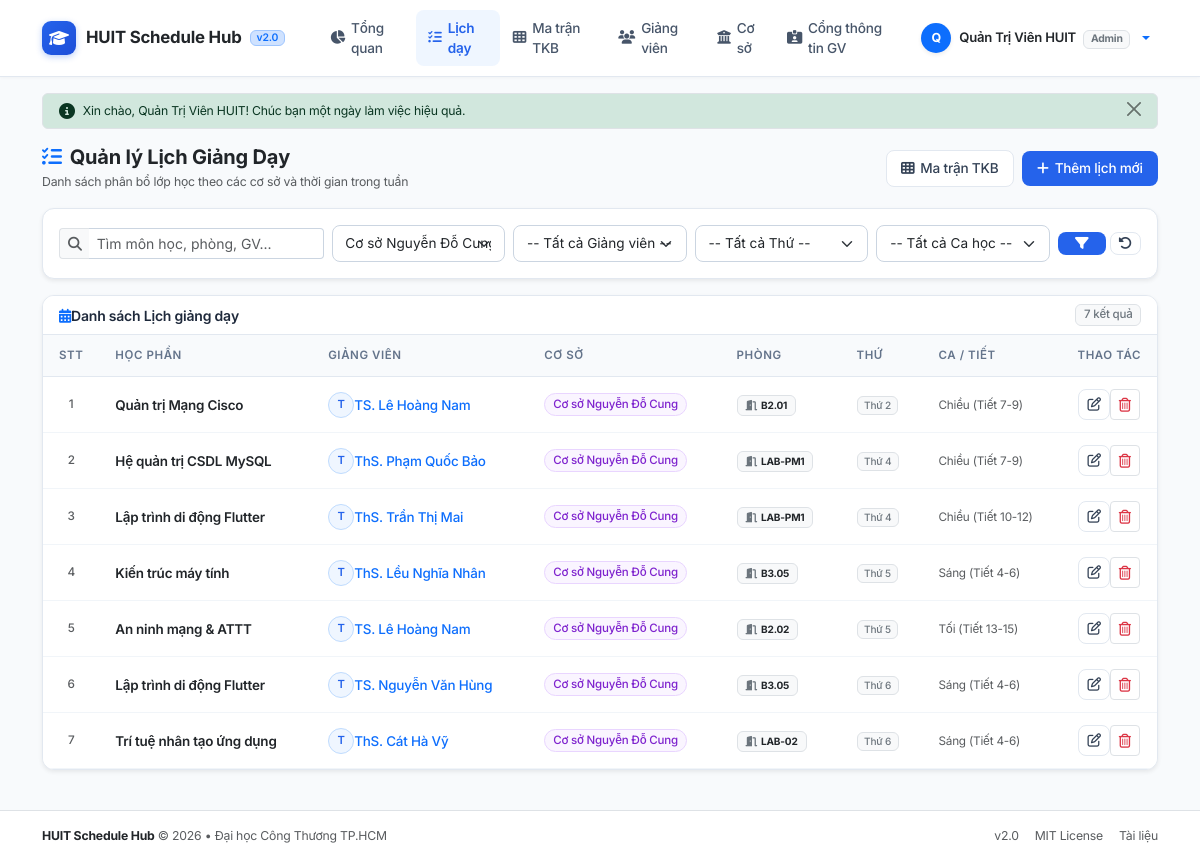
The app's page /index.php?controller=schedule&action=index&branch_id=3 (signed in), older data.
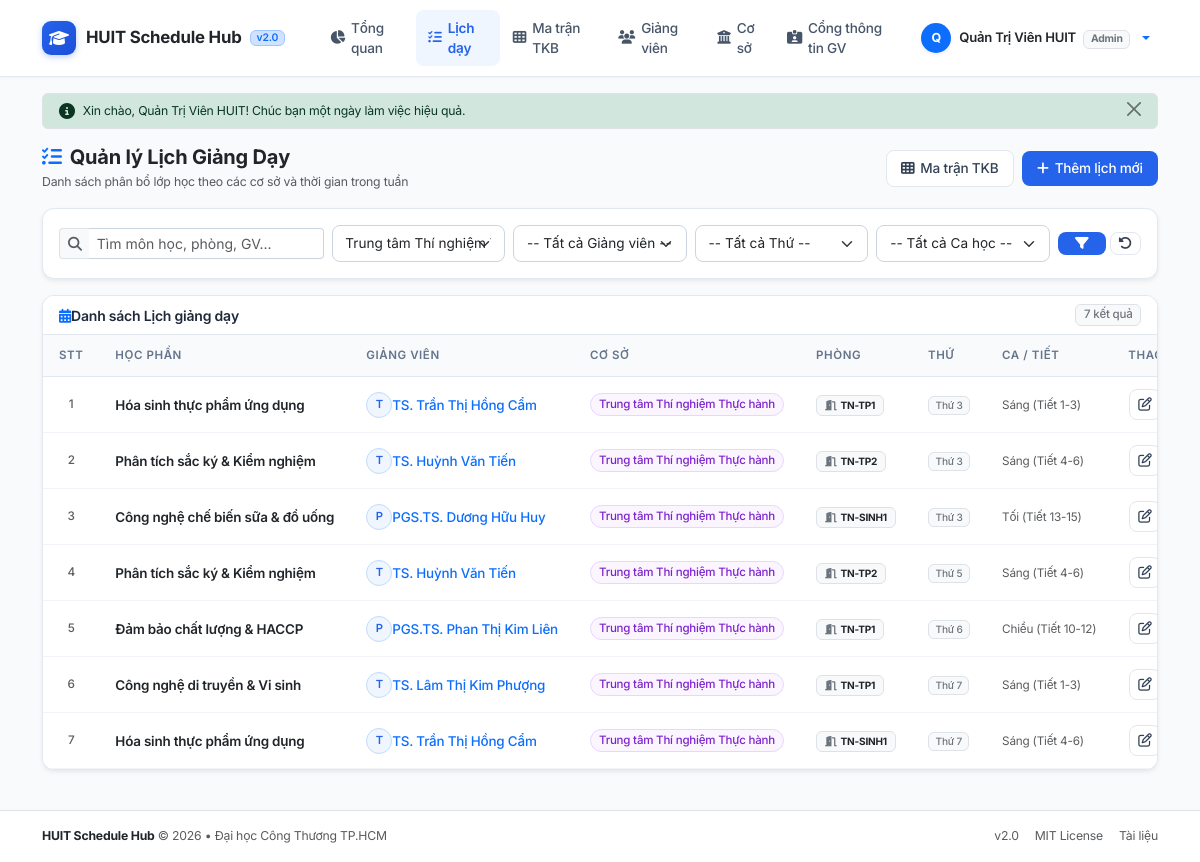
The same page, newer data.
### tables this page shows
CREATE TABLE IF NOT EXISTS `schedules` (
    `id` INT AUTO_INCREMENT PRIMARY KEY,
    `teacher_id` INT NOT NULL COMMENT 'Mã giảng viên',
    `branch_id` INT NOT NULL COMMENT 'Mã cơ sở',
    `subject_name` VARCHAR(150) NOT NULL COMMENT 'Tên học phần',
    `room` VARCHAR(50) NOT NULL COMMENT 'Phòng học',
    `day_of_week` VARCHAR(20) NOT NULL COMMENT 'Thứ trong tuần (Thứ 2, Thứ 3...)',
    `shift_or_periods` VARCHAR(50) NOT NULL COMMENT 'Buổi hoặc Tiết học cụ thể',
    `semester` VARCHAR(50) NOT NULL DEFAULT 'Học kỳ 1' COMMENT 'Học kỳ',
    `academic_year` VARCHAR(50) NOT NULL DEFAULT '2026-2027' COMMENT 'Năm học',
    `notes` TEXT NULL COMMENT 'Ghi chú thêm',
    `created_at` TIMESTAMP DEFAULT CURRENT_TIMESTAMP,
    CONSTRAINT `fk_schedule_teacher` FOREIGN KEY (`teacher_id`) REFERENCES `teachers` (`id`) ON DELETE CASCADE,
    CONSTRAINT `fk_schedule_branch` FOREIGN KEY (`branch_id`) REFERENCES `branches` (`id`) ON DELETE CASCADE
);

CREATE TABLE IF NOT EXISTS `teachers` (
    `id` INT AUTO_INCREMENT PRIMARY KEY,
    `full_name` VARCHAR(150) NOT NULL COMMENT 'Họ và tên giảng viên',
    `email` VARCHAR(150) NOT NULL UNIQUE COMMENT 'Email liên hệ/đăng nhập',
    `phone` VARCHAR(20) NOT NULL COMMENT 'Số điện thoại',
    `faculty` VARCHAR(150) NOT NULL DEFAULT 'Khoa Công nghệ Thông tin' COMMENT 'Khoa',
    `department` VARCHAR(150) NOT NULL DEFAULT 'Bộ môn Công nghệ phần mềm' COMMENT 'Bộ môn',
    `expertise` VARCHAR(255) NOT NULL COMMENT 'Chuyên môn chính',
    `password` VARCHAR(255) NOT NULL DEFAULT '$2y$10$92IXUNpkjO0rOQ5byMi.Ye4oKoEa3Ro9llC/.og/at2.uheWG/igi' COMMENT 'Mật khẩu (mặc định: password / 123456)',
    `avatar` VARCHAR(255) DEFAULT NULL COMMENT 'Ảnh đại diện',
    `created_at` TIMESTAMP DEFAULT CURRENT_TIMESTAMP
);

CREATE TABLE IF NOT EXISTS `branches` (
    `id` INT AUTO_INCREMENT PRIMARY KEY,
    `branch_name` VARCHAR(150) NOT NULL COMMENT 'Tên cơ sở',
    `address` VARCHAR(255) NOT NULL COMMENT 'Địa chỉ cơ sở',
    `created_at` TIMESTAMP DEFAULT CURRENT_TIMESTAMP
);

### src/Controllers/ScheduleController.php (called while the page is built, shortened)
<?php
class ScheduleController
{
    private Schedule $scheduleModel;
    private Branch $branchModel;
    public function __construct()
    {
        $this->scheduleModel = new Schedule();
        $this->branchModel = new Branch();
    }
    public function index(): void
    {
        $filters = [
            'branch_id' => $_GET['branch_id'] ?? '',
            'teacher_id' => $_GET['teacher_id'] ?? '',
            'day_of_week' => $_GET['day_of_week'] ?? '',
            'shift_or_periods' => $_GET['shift_or_periods'] ?? '',
            'search' => $_GET['search'] ?? '',
        ];
        $schedules = $this->scheduleModel->all($filters);
        $branches = $this->branchModel->all();
        require_once __DIR__ . '/../../views/schedules/index.php';
    }
}

### src/Config/Database.php (called while the page is built, shortened)
<?php
class Database
{
    private static ?PDO $instance = null;
    public static function getConnection(): PDO
    {
        if (self::$instance === null) {
            $host = $_ENV['DB_HOST'] ?? '127.0.0.1';
            $port = $_ENV['DB_PORT'] ?? '3306';
            $dbname = $_ENV['DB_NAME'] ?? 'huit_db';
            $user = $_ENV['DB_USER'] ?? 'root';
            $pass = $_ENV['DB_PASS'] ?? '';
            $dsn = "mysql:host={$host};port={$port};dbname={$dbname};charset=utf8mb4";
            try {
                self::$instance = new PDO($dsn, $user, $pass, [
                    PDO::ATTR_ERRMODE => PDO::ERRMODE_EXCEPTION,
                    PDO::ATTR_DEFAULT_FETCH_MODE => PDO::FETCH_ASSOC,
                    PDO::ATTR_EMULATE_PREPARES => false,
                ]);
            } catch (PDOException $e) {
                die("Lỗi kết nối cơ sở dữ liệu: " . $e->getMessage());
            }
        }
        return self::$instance;
    }
}

### src/Models/Branch.php (called while the page is built, shortened)
<?php
class Branch
{
    private PDO $db;
    public function __construct()
    {
        $this->db = Database::getConnection();
    }
    public function all(): array
    {
        $sql = "
            SELECT b.*, COUNT(s.id) AS schedule_count
            FROM branches b
            LEFT JOIN schedules s ON b.id = s.branch_id
            GROUP BY b.id
            ORDER BY b.id ASC
        ";
        return $this->db->query($sql)->fetchAll();
    }
}

### src/Models/Schedule.php (called while the page is built, shortened)
<?php
class Schedule
{
    private PDO $db;
    public function __construct()
    {
        $this->db = Database::getConnection();
    }
    public function all(array $filters = []): array
    {
        $sql = "
            SELECT s.*,
                   t.full_name AS teacher_name, t.email AS teacher_email, t.phone AS teacher_phone, t.expertise AS teacher_expertise,
                   b.branch_name, b.address AS branch_address
            FROM schedules s
            JOIN teachers t ON s.teacher_id = t.id
            JOIN branches b ON s.branch_id = b.id
            WHERE 1=1
        ";
        $params = [];
        if (!empty($filters['branch_id'])) {
            $sql .= " AND s.branch_id = ?";
            $params[] = (int) $filters['branch_id'];
        }
        $sql .= " ORDER BY
            FIELD(s.day_of_week, 'Thứ 2', 'Thứ 3', 'Thứ 4', 'Thứ 5', 'Thứ 6', 'Thứ 7', 'Chủ Nhật'),
            FIELD(s.shift_or_periods, 'Sáng (Tiết 1-3)', 'Sáng (Tiết 4-6)', 'Chiều (Tiết 7-9)', 'Chiều (Tiết 10-12)', 'Tối (Tiết 13-15)'),
            s.room ASC";
        $stmt = $this->db->prepare($sql);
        $stmt->execute($params);
        return $stmt->fetchAll();
    }
}

### views/schedules/index.php (the view, shortened to what the changed rows need)
<?php
require_once __DIR__ . '/../layouts/header.php';
?>
<div class="d-flex flex-column flex-md-row justify-content-between align-items-md-center gap-2 mb-3">
    <div>
        <h5 class="fw-bold text-dark mb-0">
            <i class="fa-solid fa-list-check text-primary me-2"></i>Quản lý Lịch Giảng Dạy
        </h5>
        <p class="text-muted small mb-0 mt-1">Danh sách phân bổ lớp học theo các cơ sở và thời gian trong tuần</p>
    </div>
    <div class="d-flex align-items-center gap-2">
        <a href="index.php?controller=schedule&action=matrix" class="btn-modern-outline">
            <i class="fa-solid fa-table-cells"></i> Ma trận TKB
        </a>
        <a href="index.php?controller=schedule&action=create" class="btn-modern-primary">
            <i class="fa-solid fa-plus"></i> Thêm lịch mới
        </a>
    </div>
</div>
<div class="card card-custom mb-3 shadow-sm">
    <div class="card-body p-2.5">
        <form method="GET" action="index.php" class="row g-2 align-items-center text-nowrap">
            <div class="col-md-3">
                <div class="input-group input-group-sm">
                    <span class="input-group-text bg-light text-muted border-end-0"><i class="fa-solid fa-magnifying-glass"></i></span>
                    <input type="text" name="search" class="form-control border-start-0"
                           placeholder="Tìm môn học, phòng, GV..."
                           value="<?= htmlspecialchars($filters['search'] ?? '') ?>">
                </div>
            </div>
            <div class="col-md-2">
                <select name="branch_id" class="form-select form-select-sm">
                    <?php foreach ($branches as $b): ?>
                        <option value="<?= $b['id'] ?>" <?= (($filters['branch_id'] ?? '') == $b['id']) ? 'selected' : '' ?>>
                            <?= htmlspecialchars($b['branch_name']) ?>
                        </option>
                    <?php endforeach; ?>
                </select>
            </div>
            <div class="col-md-2">
                <select name="teacher_id" class="form-select form-select-sm">
                    <option value="">-- Tất cả Giảng viên --</option>
                </select>
            </div>
            <div class="col-md-2">
                <select name="day_of_week" class="form-select form-select-sm">
                    <option value="">-- Tất cả Thứ --</option>
                </select>
            </div>
            <div class="col-md-2">
                <select name="shift_or_periods" class="form-select form-select-sm">
                    <option value="">-- Tất cả Ca học --</option>
                </select>
            </div>
            <div class="col-md-1 d-flex gap-1">
                <button type="submit" class="btn btn-modern-primary w-100 justify-content-center py-1" title="Lọc dữ liệu">
                    <i class="fa-solid fa-filter"></i>
                </button>
                <a href="index.php?controller=schedule&action=index" class="btn btn-modern-outline justify-content-center py-1 px-2" title="Đặt lại bộ lọc">
                    <i class="fa-solid fa-rotate-left"></i>
                </a>
            </div>
        </form>
    </div>
</div>
<div class="card card-custom shadow-sm overflow-hidden mb-4">
    <div class="card-header-custom py-2 px-3 d-flex justify-content-between align-items-center">
        <span><i class="fa-solid fa-calendar-days me-1.5 text-primary"></i>Danh sách Lịch giảng dạy</span>
        <span class="badge bg-light text-secondary border fw-medium" style="font-size: 0.72rem;"><?= count($schedules) ?> kết quả</span>
    </div>
    <div class="table-responsive">
        <table class="table table-modern table-hover align-middle mb-0 text-nowrap">
            <thead>
                <tr>
                    <th style="width: 45px;" class="text-center">STT</th>
                    <th>Học phần</th>
                    <th>Giảng viên</th>
                    <th>Cơ sở</th>
                    <th>Phòng</th>
                    <th>Thứ</th>
                    <th>Ca / Tiết</th>
                    <th class="text-center" style="width: 80px;">Thao tác</th>
                </tr>
            </thead>
            <tbody>
                <?php if (empty($schedules)): ?>
                    <tr>
                        <td colspan="8" class="text-center py-5 text-muted small">
                            <i class="fa-regular fa-calendar-xmark fa-2x mb-2 d-block text-secondary opacity-50"></i>
                            Không tìm thấy lịch giảng dạy phù hợp bộ lọc.
                        </td>
                    </tr>
                <?php else: ?>
                    <?php foreach ($schedules as $index => $s): ?>
                        <tr>
                            <td class="text-muted small fw-medium text-center"><?= $index + 1 ?></td>
                            <td>
                                <span class="fw-semibold text-dark"><?= htmlspecialchars($s['subject_name']) ?></span>
                            </td>
                            <td>
                                <a href="index.php?controller=teacher&action=portal&teacher_id=<?= $s['teacher_id'] ?>" class="text-decoration-none d-inline-flex align-items-center gap-1.5 text-dark hover-text-primary">
                                    <span class="teacher-avatar-sm">
                                        <?= mb_substr($s['teacher_name'] ?? 'G', 0, 1, 'UTF-8') ?>
                                    </span>
                                    <span class="fw-medium text-primary"><?= htmlspecialchars($s['teacher_name']) ?></span>
                                </a>
                            </td>
                            <td>
                                <span class="badge-branch-<?= ((($s['branch_id'] ?? 1) - 1) % 7) + 1 ?>">
                                    <?= htmlspecialchars($s['branch_name']) ?>
                                </span>
                            </td>
                            <td>
                                <span class="badge bg-light text-dark border px-2 py-0.5">
                                    <i class="fa-solid fa-door-open me-1 text-secondary" style="font-size: 0.65rem;"></i><?= htmlspecialchars($s['room']) ?>
                                </span>
                            </td>
                            <td>
                                <span class="badge bg-light text-secondary border fw-medium"><?= htmlspecialchars($s['day_of_week']) ?></span>
                            </td>
                            <td>
                                <span class="small text-muted"><?= htmlspecialchars($s['shift_or_periods']) ?></span>
                            </td>
                            <td class="text-center">
                                <div class="btn-group btn-group-sm">
                                    <a href="index.php?controller=schedule&action=edit&id=<?= $s['id'] ?>" class="btn-modern-outline py-0.5 px-2" title="Chỉnh sửa">
                                        <i class="fa-regular fa-pen-to-square"></i>
                                    </a>
                                    <form method="POST" action="index.php?controller=schedule&action=delete" style="display:inline;" onsubmit="return confirmDelete(this, 'Xóa lịch môn <?= htmlspecialchars($s['subject_name']) ?>?');">
                                        <button type="submit" class="btn btn-outline-danger btn-sm py-0.5 px-2 border" title="Xóa">
                                            <i class="fa-regular fa-trash-can"></i>
                                        </button>
                                    </form>
                                </div>
                            </td>
                        </tr>
                    <?php endforeach; ?>
                <?php endif; ?>
            </tbody>
        </table>
    </div>
</div>
<?php require_once __DIR__ . '/../layouts/footer.php'; ?>

Row changes from the older to the newer data that the page shows:
removed schedules: subject_name "Quản trị Mạng Cisco", teacher.full_name "T", teacher.full_name "TS. Lê Hoàng Nam", branch.branch_name "Cơ sở Nguyễn Đỗ Cung", room "B2.01", day_of_week "Thứ 2", shift_or_periods "Chiều (Tiết 7-9)"
no longer on this page (row edited): schedules: subject_name "Hệ quản trị CSDL MySQL", teacher.full_name "T", teacher.full_name "ThS. Phạm Quốc Bảo", branch.branch_name "Cơ sở Nguyễn Đỗ Cung", room "LAB-PM1", day_of_week "Thứ 4", shift_or_periods "Chiều (Tiết 7-9)"
no longer on this page (row edited): schedules: subject_name "Lập trình di động Flutter", teacher.full_name "T", teacher.full_name "ThS. Trần Thị Mai", branch.branch_name "Cơ sở Nguyễn Đỗ Cung", room "LAB-PM1", day_of_week "Thứ 4", shift_or_periods "Chiều (Tiết 10-12)"
no longer on this page (row edited): schedules: subject_name "Kiến trúc máy tính", teacher.full_name "T", teacher.full_name "ThS. Lều Nghĩa Nhân", branch.branch_name "Cơ sở Nguyễn Đỗ Cung", room "B3.05", day_of_week "Thứ 5", shift_or_periods "Sáng (Tiết 4-6)"
no longer on this page (row edited): schedules: subject_name "An ninh mạng & ATTT", teacher.full_name "T", teacher.full_name "TS. Lê Hoàng Nam", branch.branch_name "Cơ sở Nguyễn Đỗ Cung", room "B2.02", day_of_week "Thứ 5", shift_or_periods "Tối (Tiết 13-15)"
no longer on this page (row edited): schedules: subject_name "Lập trình di động Flutter", teacher.full_name "T", teacher.full_name "TS. Nguyễn Văn Hùng", branch.branch_name "Cơ sở Nguyễn Đỗ Cung", room "B3.05", day_of_week "Thứ 6", shift_or_periods "Sáng (Tiết 4-6)"
no longer on this page (row edited): schedules: subject_name "Trí tuệ nhân tạo ứng dụng", teacher.full_name "T", teacher.full_name "ThS. Cát Hà Vỹ", branch.branch_name "Cơ sở Nguyễn Đỗ Cung", room "LAB-02", day_of_week "Thứ 6", shift_or_periods "Sáng (Tiết 4-6)"
now on this page (row edited): schedules: subject_name "Hóa sinh thực phẩm ứng dụng", teacher.full_name "T", teacher.full_name "TS. Trần Thị Hồng Cẩm", branch.branch_name "Trung tâm Thí nghiệm Thực hành", room "TN-TP1", day_of_week "Thứ 3", shift_or_periods "Sáng (Tiết 1-3)"
added schedules: subject_name "Phân tích sắc ký & Kiểm nghiệm", teacher.full_name "T", teacher.full_name "TS. Huỳnh Văn Tiến", branch.branch_name "Trung tâm Thí nghiệm Thực hành", room "TN-TP2", day_of_week "Thứ 3", shift_or_periods "Sáng (Tiết 4-6)"
now on this page (row edited): schedules: subject_name "Công nghệ chế biến sữa & đồ uống", teacher.full_name "P", teacher.full_name "PGS.TS. Dương Hữu Huy", branch.branch_name "Trung tâm Thí nghiệm Thực hành", room "TN-SINH1", day_of_week "Thứ 3", shift_or_periods "Tối (Tiết 13-15)"
added schedules: subject_name "Phân tích sắc ký & Kiểm nghiệm", teacher.full_name "T", teacher.full_name "TS. Huỳnh Văn Tiến", branch.branch_name "Trung tâm Thí nghiệm Thực hành", room "TN-TP2", day_of_week "Thứ 5", shift_or_periods "Sáng (Tiết 4-6)"
now on this page (row edited): schedules: subject_name "Đảm bảo chất lượng & HACCP", teacher.full_name "P", teacher.full_name "PGS.TS. Phan Thị Kim Liên", branch.branch_name "Trung tâm Thí nghiệm Thực hành", room "TN-TP1", day_of_week "Thứ 6", shift_or_periods "Chiều (Tiết 10-12)"
added schedules: subject_name "Công nghệ di truyền & Vi sinh", teacher.full_name "T", teacher.full_name "TS. Lâm Thị Kim Phượng", branch.branch_name "Trung tâm Thí nghiệm Thực hành", room "TN-TP1", day_of_week "Thứ 7", shift_or_periods "Sáng (Tiết 1-3)"
added schedules: subject_name "Hóa sinh thực phẩm ứng dụng", teacher.full_name "T", teacher.full_name "TS. Trần Thị Hồng Cẩm", branch.branch_name "Trung tâm Thí nghiệm Thực hành", room "TN-SINH1", day_of_week "Thứ 7", shift_or_periods "Sáng (Tiết 4-6)"
Text that changed along with them:
form field branch_id: "Cơ sở Nguyễn Đỗ Cung" → "Trung tâm Thí nghiệm Thực hành"
